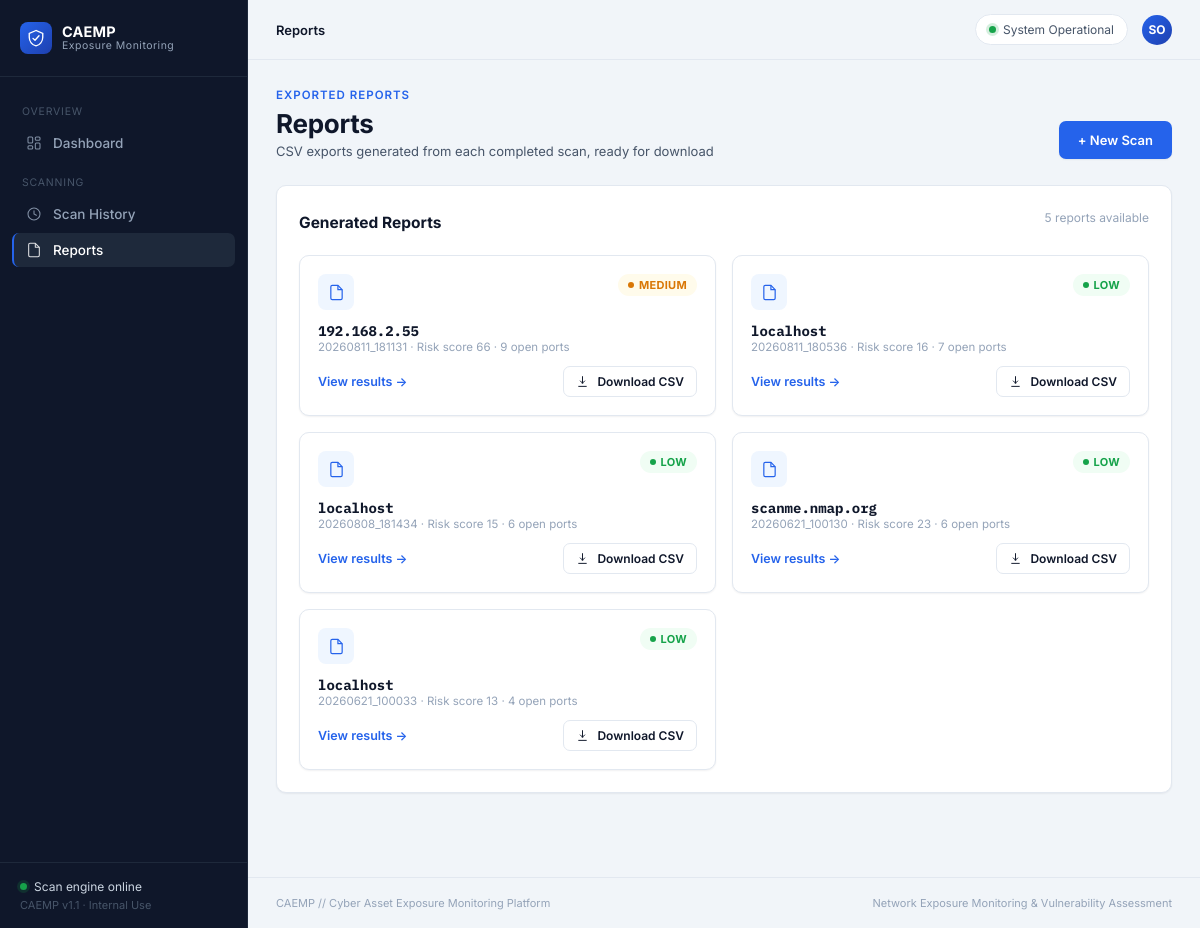
Page /reports on the committed database.
### tables this page shows
CREATE TABLE scan_runs (
        scan_uid TEXT PRIMARY KEY,
        scan_date TEXT,
        target TEXT,
        total_risk INTEGER,
        risk_level TEXT,
        open_ports INTEGER,
        services_detected INTEGER,
        duration_seconds REAL,
        new_ports TEXT,
        removed_ports TEXT,
        changed_services TEXT,
        report_file TEXT
    );

### app.py (the view)
@app.route("/reports")
def reports():
    conn = get_db()
    cur = conn.cursor()
    cur.execute("SELECT * FROM scan_runs ORDER BY scan_date DESC")
    runs = cur.fetchall()
    conn.close()
    return render_template("reports.html", runs=runs)

### app.py (called while the page is built)
def get_db():
    conn = sqlite3.connect(DB_PATH)
    conn.row_factory = sqlite3.Row
    return conn

### templates/reports.html (shortened to what this page needs)
{% extends "base.html" %}
{% block crumb %}Reports{% endblock %}
{% block content %}
<div class="page-header">
  <div>
    <p class="page-eyebrow">Exported Reports</p>
    <h1 class="page-title">Reports</h1>
    <p class="page-subtitle">CSV exports generated from each completed scan, ready for download</p>
  </div>
  <a href="{{ url_for('dashboard') }}" class="btn btn-primary">+ New Scan</a>
</div>
<section class="panel">
  <div class="panel-head">
    <h2>Generated Reports</h2>
    <p class="panel-sub">{{ runs|length }} report{{ 's' if runs|length != 1 else '' }} available</p>
  </div>
  {% if runs %}
  <div class="report-grid">
    {% for r in runs %}
    <div class="report-card">
      <div class="report-card-top">
        <div class="report-card-icon">
          <svg width="17" height="17" viewBox="0 0 24 24" fill="none"><path d="M14 2H6a2 2 0 0 0-2 2v16a2 2 0 0 0 2 2h12a2 2 0 0 0 2-2V8l-6-6Z" stroke="currentColor" stroke-width="1.7"/><path d="M14 2v6h6" stroke="currentColor" stroke-width="1.7"/></svg>
        </div>
        <span class="badge badge-{{ 'critical' if r['risk_level'] == 'HIGH' else ('medium' if r['risk_level'] == 'MEDIUM' else 'low') }}">{{ r["risk_level"] }}</span>
      </div>
      <div>
        <div class="report-card-target mono">{{ r["target"] }}</div>
        <div class="report-card-meta">{{ r["scan_date"] }} &middot; Risk score {{ r["total_risk"] }} &middot; {{ r["open_ports"] }} open ports</div>
      </div>
      <div class="report-card-footer">
        <a href="{{ url_for('scan_results', scan_uid=r['scan_uid']) }}" class="row-link">View results →</a>
        <a href="{{ url_for('download_report', scan_uid=r['scan_uid']) }}" class="btn btn-ghost btn-sm">
          <svg width="13" height="13" viewBox="0 0 24 24" fill="none"><path d="M12 3v12m0 0 4-4m-4 4-4-4M5 21h14" stroke="currentColor" stroke-width="1.8" stroke-linecap="round" stroke-linejoin="round"/></svg>
          Download CSV
        </a>
      </div>
    </div>
    {% endfor %}
  </div>
  {% else %}
  <div class="empty-state">No reports generated yet. Run a scan from the Dashboard to generate your first report.</div>
  {% endif %}
</section>
{% endblock %}

### static/css/style.css (style rules this page uses)
:root { --sidebar-bg: #0F172A; --sidebar-bg-active: #1E293B; --sidebar-text: #94A3B8; --sidebar-text-active: #FFFFFF; --sidebar-border: #1E293B; --bg: #F1F5F9; --card: #FFFFFF; --card-alt: #F8FAFC; --border: #E2E8F0; --border-strong: #CBD5E1; --text: #0F172A; --text-secondary: #475569; --text-muted: #94A3B8; --accent: #2563EB; --accent-dark: #1D4ED8; --accent-soft: #EFF6FF; --critical: #DC2626; --critical-soft: #FEF2F2; --high: #EA580C; --high-soft: #FFF7ED; --medium: #D97706; --medium-soft: #FFFBEB; --low: #16A34A; --low-soft: #F0FDF4; --info: #0284C7; --info-soft: #F0F9FF; --font-display: "Inter", -apple-system, BlinkMacSystemFont, "Segoe UI", sans-serif; --font-body: "Inter", -apple-system, BlinkMacSystemFont, "Segoe UI", sans-serif; --font-mono: "IBM Plex Mono", ui-monospace, "SFMono-Regular", monospace; --radius: 10px; --radius-sm: 7px; --shadow-sm: 0 1px 2px rgba(15,23,42,0.06); --shadow-md: 0 4px 14px rgba(15,23,42,0.08); --shadow-lg: 0 12px 32px rgba(15,23,42,0.10); --sidebar-w: 248px; }
* { box-sizing: border-box; }
html, body { margin: 0; padding: 0; background: var(--bg); color: var(--text); font-family: var(--font-body); min-height: 100%; -webkit-font-smoothing: antialiased; }
a { color: inherit; text-decoration: none; }
.mono { font-family: var(--font-mono); }
.page-header { display: flex; justify-content: space-between; align-items: flex-end; flex-wrap: wrap; gap: 16px; margin-bottom: 26px; }
.page-eyebrow { font-size: 11.5px; letter-spacing: 1px; text-transform: uppercase; color: var(--accent); font-weight: 600; margin: 0 0 6px; }
.page-title { font-family: var(--font-display); font-size: 26px; font-weight: 700; margin: 0 0 4px; letter-spacing: -0.3px; }
.page-subtitle { font-size: 13px; color: var(--text-secondary); margin: 0; }
.btn { display: inline-flex; align-items: center; gap: 8px; font-family: var(--font-display); font-weight: 600; font-size: 13px; padding: 10px 18px; border-radius: var(--radius-sm); cursor: pointer; border: 1px solid transparent; transition: transform .1s ease, box-shadow .15s ease, background .15s ease, border-color .15s ease; white-space: nowrap; }
.btn-primary { background: var(--accent); color: #fff; box-shadow: var(--shadow-sm); }
.btn-ghost { background: var(--card); color: var(--text); border-color: var(--border); }
.btn-sm { padding: 7px 12px; font-size: 12px; }
.panel { background: var(--card); border: 1px solid var(--border); border-radius: var(--radius); padding: 22px; margin-bottom: 20px; box-shadow: var(--shadow-sm); }
.panel-head { display: flex; justify-content: space-between; align-items: center; flex-wrap: wrap; gap: 12px; margin-bottom: 18px; }
.panel-head h2 { font-family: var(--font-display); font-size: 15.5px; font-weight: 700; margin: 0; }
.panel-head .panel-sub { font-size: 12px; color: var(--text-muted); margin-top: 2px; }
.row-link { color: var(--accent); font-size: 12.5px; font-weight: 600; }
.badge { display: inline-flex; align-items: center; gap: 5px; font-size: 11px; font-weight: 700; letter-spacing: 0.3px; padding: 4px 10px; border-radius: 999px; }
.badge::before { content: ""; width: 6px; height: 6px; border-radius: 50%; }
.badge-medium { color: var(--medium); background: var(--medium-soft); }
.badge-medium::before { background: var(--medium); }
.badge-low { color: var(--low); background: var(--low-soft); }
.badge-low::before { background: var(--low); }
.report-grid { display: grid; grid-template-columns: repeat(auto-fill, minmax(280px, 1fr)); gap: 16px; }
.report-card { border: 1px solid var(--border); border-radius: var(--radius); padding: 18px; background: var(--card); box-shadow: var(--shadow-sm); display: flex; flex-direction: column; gap: 12px; transition: box-shadow .15s ease, transform .15s ease; }
.report-card-top { display: flex; align-items: flex-start; justify-content: space-between; gap: 10px; }
.report-card-icon { width: 36px; height: 36px; border-radius: 8px; background: var(--accent-soft); color: var(--accent); display: flex; align-items: center; justify-content: center; flex-shrink: 0; }
.report-card-target { font-weight: 700; font-size: 14px; word-break: break-word; }
.report-card-meta { font-size: 11.5px; color: var(--text-muted); }
.report-card-footer { display: flex; align-items: center; justify-content: space-between; gap: 10px; margin-top: auto; }

### rows in the picture
scan_runs: risk_level "MEDIUM", target "192.168.2.55", scan_date "20260811_181131", total_risk "66", open_ports "9"
scan_runs: risk_level "LOW", target "localhost", scan_date "20260811_180536", total_risk "16", open_ports "7"
scan_runs: risk_level "LOW", target "localhost", scan_date "20260808_181434", total_risk "15", open_ports "6"
scan_runs: risk_level "LOW", target "scanme.nmap.org", scan_date "20260621_100130", total_risk "23", open_ports "6"
scan_runs: risk_level "LOW", target "localhost", scan_date "20260621_100033", total_risk "13", open_ports "4"

### other values in the picture
{{ runs|length }} "5"
{{ 's' if runs|length != 1 else '' }} "s"
